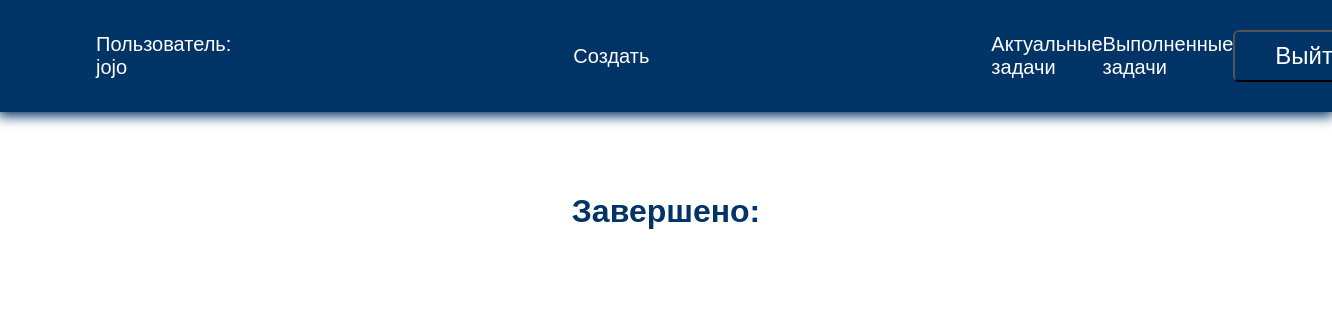
Before: /completed (signed in) with the older database file.
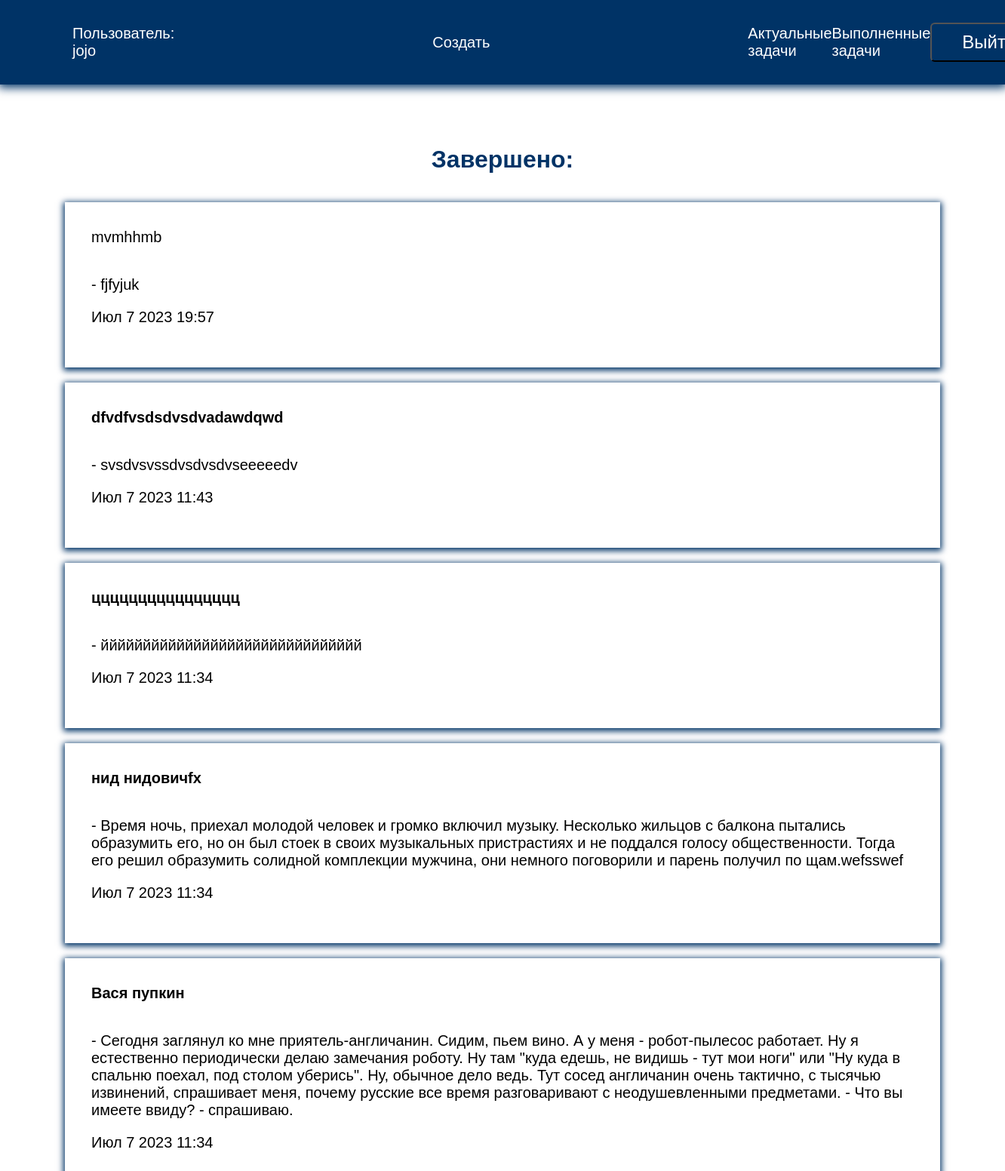
After: the same page with the newer database file.
### todo/models.py (models this page shows, shortened)
class Todo(models.Model):
    title = models.CharField(max_length=100)
    memo = models.TextField(blank=True)
    created = models.DateTimeField(auto_now_add=True)
    date_completed = models.DateTimeField(null=True, blank=True)
    importand = models.BooleanField(default=False)
    user = models.ForeignKey(User, on_delete=models.CASCADE)
    def get_absolute_url(self):
        return reverse('viewtodo', kwargs={'todo_pk': self.pk})

### todo/views.py (the view)
# urls.py: path('completed', views.completedtodo, name='completedtodo'),
@login_required
def completedtodo(request):
    todos = Todo.objects.filter(user=request.user,date_completed__isnull=False).order_by('-date_completed')
    return render(request, 'todo/completedtodo.html', {'todos': todos})

### todo/templates/todo/completedtodo.html
{% extends  'todo/base.html' %}
{% block content %}
<h1>Завершено:</h1>
<ul>
    {% for todo in todos %}
    <li>
        <a href="{{ todo.get_absolute_url }}">{% if todo.importand %}
        <b>{{ todo.title }}</b>
        {% else %}
            {{ todo.title }}
        {% endif %}</a>
       <div>
           {% if todo.memo %}
           - {{ todo.memo }}
           {% endif %}
           <p>{{ todo.date_completed|date:'M j Y H:i' }}</p>
       </div>
    </li>
    {% endfor %}
</ul>
{% endblock %}

Changed rows visible on the page:
added Todo: title "mvmhhmb", memo "fjfyjuk", date_completed "Июл 7 2023 19:57"
added Todo: title "dfvdfvsdsdvsdvadawdqwd", memo "svsdvsvssdvsdvsdvseeeeedv", date_completed "Июл 7 2023 11:43"
now on this page (row edited): Todo: title "цццццццццццццццц", memo "ййййййййййййййййййййййййййййййй", date_completed "Июл 7 2023 11:34"
now on this page (row edited): Todo: title "нид нидовичfx", memo "Время ночь, приехал молодой человек и громко включил музыку. Несколько жильцов с балкона пытались образумить его, но он был стоек в своих музыкальных пристрастиях и не поддался голосу общественности. Тогда его решил образумить солидной комплекции мужчина, они немного поговорили и парень получил по щам.wefsswef", date_completed "Июл 7 2023 11:34"
now on this page (row edited): Todo: title "Вася пупкин", memo "Cегодня заглянул ко мне приятель-англичанин. Сидим, пьем вино. А у меня - робот-пылесос работает. Ну я естественно периодически делаю замечания роботу. Ну там \"куда едешь, не видишь - тут мои ноги\" или \"Ну куда в спальню поехал, под столом уберись\". Ну, обычное дело ведь. Тут сосед англичанин очень тактично, с тысячью извинений, спрашивает меня, почему русские все время разговаривают с неодушевленными предметами. - Что вы имеете ввиду? - спрашиваю.", date_completed "Июл 7 2023 11:34"
